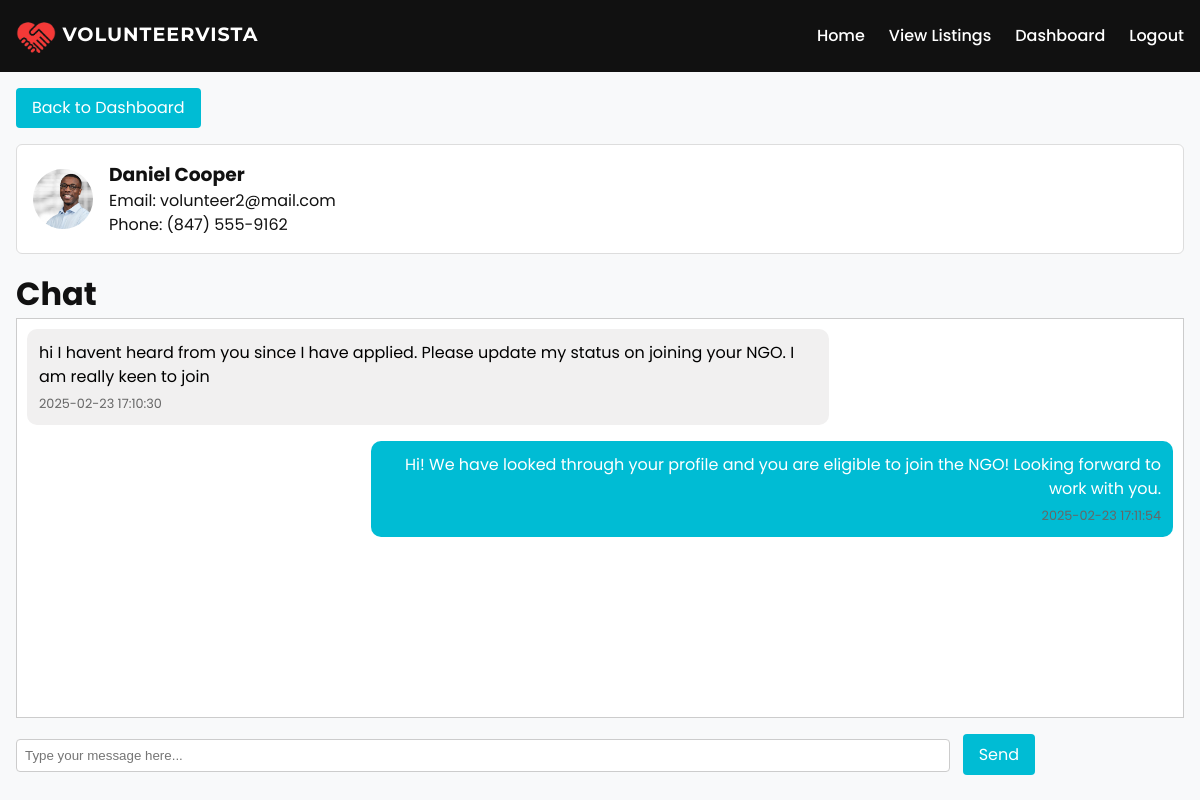
Screenshot of /chat/volunteer2@mail.com (signed in) with the database file from the repository.
### app.py (models this page shows)
class Volunteer(db.Model):
    __tablename__ = 'volunteers'
    email = db.Column(db.String(120), primary_key=True)
    password = db.Column(db.String(120), nullable=False)
    first_name = db.Column(db.String(120), nullable=False)
    last_name = db.Column(db.String(120), nullable=False)
    username = db.Column(db.String(120), nullable=True)
    phone = db.Column(db.String(50), nullable=True)
    state = db.Column(db.String(50), nullable=True)
    city = db.Column(db.String(50), nullable=True)
    address = db.Column(db.String(200), nullable=True)
    age = db.Column(db.Integer, nullable=True)
    volunteer_experience = db.Column(db.Text, nullable=True)
    work_experience = db.Column(db.Text, nullable=True)
    education = db.Column(db.Text, nullable=True)
    skills = db.Column(db.Text, nullable=True)
    areas_of_interest = db.Column(db.Text, nullable=True)
    certifications = db.Column(db.Text, nullable=True)
    availability = db.Column(db.String(50), nullable=True)
    duration = db.Column(db.String(50), nullable=True)
    start_date = db.Column(db.String(50), nullable=True)
    profile_pic = db.Column(db.String(200), nullable=False, default='images/image_spare.png')
    status = db.Column(db.String(20), default='pending')

class Message(db.Model):
    id = db.Column(db.Integer, primary_key=True)
    conversation_id = db.Column(db.Integer, db.ForeignKey('conversation.id'))
    sender_type = db.Column(db.String(10))  # "ngo" or "volunteer"
    content = db.Column(db.Text)
    timestamp = db.Column(db.DateTime, default=datetime.utcnow)

### app.py (the view, shortened to what this page needs)
@app.route('/chat/<partner_email>')
def chat(partner_email):
    user_role = session.get('user_type')  # 'ngo' or 'volunteer'
    if user_role == 'ngo':
        current_ngo = NGO.query.filter_by(email=session.get('user')).first()
        volunteer = Volunteer.query.filter_by(email=partner_email).first()
        if not current_ngo or not volunteer:
            flash("User not found.")
            return redirect(url_for('home'))
        conversation = Conversation.query.filter_by(
            ngo_email=current_ngo.email,
            volunteer_email=volunteer.email
        ).first()
        if not conversation:
            conversation = Conversation(ngo_email=current_ngo.email, volunteer_email=volunteer.email)
            db.session.add(conversation)
            db.session.commit()
        partner_info = volunteer  # Chat partner info for NGO user
    else:
        flash("Please log in first.")
        return redirect(url_for('home'))
    messages = Message.query.filter_by(conversation_id=conversation.id).order_by(Message.timestamp).all()
    return render_template('chat.html', conversation=conversation, messages=messages, partner_info=partner_info)

### app.py (called while the page is built)
@app.context_processor
def inject_models():
    return dict(Volunteer=Volunteer)

### templates/chat.html (shortened to what this page needs)
<!DOCTYPE html>
<html>
<head>
  <link rel="stylesheet" href="{{ url_for('static', filename='css/styles.css') }}">
</head>
<body>
  <nav class="navbar">
    <div class="nav-container">
      <a href="{{ url_for('home') }}" class="nav-brand">
        <img src="{{ url_for('static', filename='images/logo.png') }}" alt="VolunteerVista Logo" width="40" height="40" style="vertical-align: middle;">
        VolunteerVista
      </a>
      <ul class="nav-links">
        <li><a href="{{ url_for('home') }}">Home</a></li>
        <li><a href="{{ url_for('listings') }}">View Listings</a></li>
        {% if session.get('user_type') == 'ngo' %}
          <li><a href="{{ url_for('ngo_dashboard') }}">Dashboard</a></li>
        {% elif session.get('user_type') == 'volunteer' %}
          <li><a href="{{ url_for('volunteer_dashboard') }}">Dashboard</a></li>
        {% endif %}
        <li>
          {% if session.get('user_type') == 'ngo' %}
            <a href="{{ url_for('ngo_logout') }}">Logout</a>
          {% elif session.get('user_type') == 'volunteer' %}
            <a href="{{ url_for('volunteer_logout') }}">Logout</a>
          {% endif %}
        </li>
      </ul>
    </div>
  </nav>
  <div class="container">
    <a class="back-button" href="{% if session.get('user_type') == 'ngo' %}{{ url_for('ngo_dashboard') }}{% else %}{{ url_for('volunteer_dashboard') }}{% endif %}">Back to Dashboard</a>
    <div class="partner-card">
      {% if session.get('user_type') == 'ngo' %}
        <img src="{{ url_for('static', filename=partner_info.profile_pic or 'images/image_spare.png') }}" alt="Volunteer Profile Pic">
        <div class="volunteer-info">
          <h3>{{ partner_info.first_name }} {{ partner_info.last_name }}</h3>
          <p>Email: {{ partner_info.email }}</p>
          {% if partner_info.phone %}<p>Phone: {{ partner_info.phone }}</p>{% endif %}
        </div>
      {% elif session.get('user_type') == 'volunteer' %}
        <img src="{{ url_for('static', filename=partner_info.logo_filename or 'images/image_spare.png') }}" alt="NGO Logo">
        <div class="ngo-info">
          <h3>{{ partner_info.ngo_name }}</h3>
          <p>{{ partner_info.ngo_summary }}</p>
        </div>
      {% endif %}
    </div>
    <h1>Chat</h1>
    <div id="chat">
      {% for msg in messages %}
        {% if msg.sender_type == session.get('user_type') %}
          <div class="message outgoing">
            <p class="message-text">{{ msg.content }}</p>
            <p class="message-timestamp">{{ msg.timestamp.strftime("%Y-%m-%d %H:%M:%S") }}</p>
          </div>
        {% else %}
          <div class="message incoming">
            <p class="message-text">{{ msg.content }}</p>
            <p class="message-timestamp">{{ msg.timestamp.strftime("%Y-%m-%d %H:%M:%S") }}</p>
          </div>
        {% endif %}
      {% endfor %}
    </div>
    <input type="text" id="message-input" placeholder="Type your message here...">
    <button id="send-btn">Send</button>
  </div>
</body>
</html>

### static/css/styles.css (style rules this page uses)
:root { --primary-color: #00bcd4; --secondary-color: #ff5252; --dark-color: #111111; --light-color: #f8f9fa; --heading-font: 'Montserrat', sans-serif; --body-font: 'Poppins', sans-serif; }
* { margin: 0; padding: 0; box-sizing: border-box; }
body { font-family: var(--body-font); background-color: var(--light-color); color: var(--dark-color); line-height: 1.5; }
.container { max-width: 1200px; margin: 0 auto; padding: 1rem; }
button { background-color: var(--primary-color); color: #fff; padding: 0.3rem 1.0rem; border: none; border-radius: 4px; cursor: pointer; font-family: var(--body-font); font-size: medium; transition: background-color 0.3s ease; }
.navbar { background-color: var(--dark-color); padding: 1rem; }
.nav-container { display: flex; justify-content: space-between; align-items: center; max-width: 1200px; margin: 0 auto; }
.nav-brand { color: #fff; font-size: 1.2rem; font-weight: bold; text-decoration: none; text-transform: uppercase; letter-spacing: 1px; font-family: var(--heading-font); }
.nav-links { list-style: none; display: flex; gap: 1.5rem; }
.nav-links a { color: #fff; text-decoration: none; font-weight: 500; transition: color 0.3s ease; }
.volunteer-info { display: flex; flex-direction: column; }
#chat { border: 1px solid #ccc; padding: 10px; height: 400px; overflow-y: scroll; background-color: #fff; margin-bottom: 1rem; }
#message-input { width: 80%; padding: 0.5rem; border: 1px solid #ccc; border-radius: 4px; margin-right: 0.5rem; }
#send-btn { padding: 0.5rem 1rem; background-color: var(--primary-color); color: #fff; border: none; border-radius: 4px; cursor: pointer; transition: background-color 0.3s ease; }
.back-button { display: inline-block; background-color: var(--primary-color); color: #fff; padding: 0.5rem 1rem; text-decoration: none; border-radius: 4px; margin-bottom: 1rem; transition: background-color 0.3s ease; }
.partner-card { display: flex; align-items: center; gap: 1rem; background-color: #fff; border: 1px solid #ddd; border-radius: 6px; padding: 1rem; margin-bottom: 1rem; }
.partner-card img { width: 60px; height: 60px; object-fit: cover; border-radius: 50%; flex-shrink: 0; }
.volunteer-info, .ngo-info { display: flex; flex-direction: column; }
.message { max-width: 70%; margin-bottom: 1rem; padding: 0.75rem; border-radius: 10px; clear: both; }
.outgoing { background-color: var(--primary-color); color: #fff; margin-left: auto; text-align: right; }
.incoming { background-color: #f1f0f0; color: #000; margin-right: auto; text-align: left; }
.message-text { margin: 0; }
.message-timestamp { font-size: 0.8rem; color: #666; margin-top: 0.3rem; }
.outgoing .message-timestamp { text-align: right; }
.incoming .message-timestamp { text-align: left; }

### rows the page displays
Volunteer: profile_pic (picture), first_name "Daniel", last_name "Cooper", email "volunteer2@mail.com", phone "(847) 555-9162"
Message: content "hi I havent heard from you since I have applied. Please update my status on joining your NGO. I am really keen to join", timestamp "2025-02-23 17:10:30"
Message: content "Hi! We have looked through your profile and you are eligible to join the NGO! Looking forward to work with you.", timestamp "2025-02-23 17:11:54"
